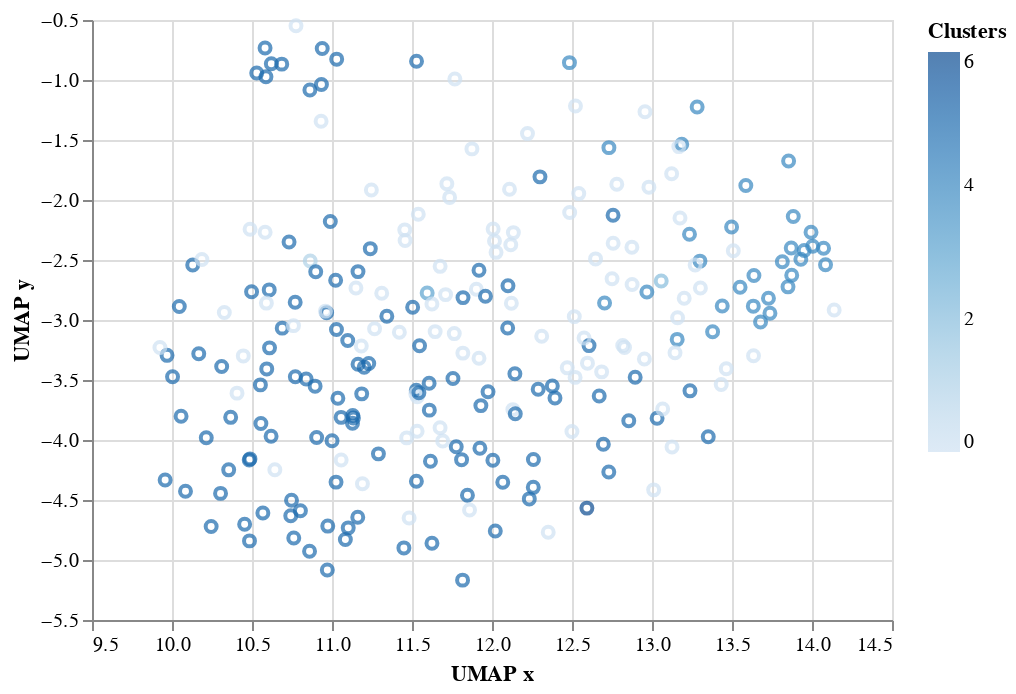

The cell this chart's notebook holds for it:
### Markdown cell above
### Create 'master' plot  
**TODO** 
 - Add cluster colors
 - Add IDs when hovering?
 - Add ROI selection

### Code cell
ROI = alt.selection_interval()

scatter = alt.Chart(vis_data).mark_point().encode(
    alt.X('UMAP x',
          scale=alt.Scale(zero=False)
         ),
    alt.Y('UMAP y',
          scale=alt.Scale(zero=False)
         ),
    color = 'Clusters'
    ).add_selection(ROI)

# Show chart for development purpose:
scatter

### Figure 1 — Vega-Lite specification as saved in the notebook (floating-point values rounded to 4 significant figures; data arrays with more than 128 entries replaced by an {"elided": "..."} marker saying what was removed)
{"config": {"view": {"continuousWidth": 400, "continuousHeight": 300}}, "data": {"name": "data-3940cff064c2f0084b16fc44855db42b"}, "mark": "point", "encoding": {"color": {"type": "quantitative", "field": "Clusters"}, "x": {"type": "quantitative", "field": "UMAP x", "scale": {"zero": false}}, "y": {"type": "quantitative", "field": "UMAP y", "scale": {"zero": false}}}, "selection": {"selector007": {"type": "interval"}}, "$schema": "https://vega.github.io/schema/vega-lite/v4.8.1.json", "datasets": {"data-3940cff064c2f0084b16fc44855db42b": {"elided": "246 records"}}}
